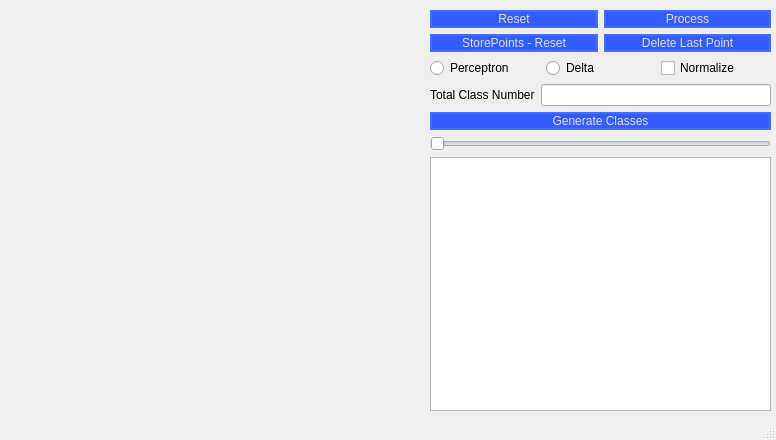
<?xml version="1.0" encoding="UTF-8"?>
<ui version="4.0">
 <class>MainWindow</class>
 <widget class="QMainWindow" name="MainWindow">
  <property name="geometry">
   <rect>
    <x>0</x>
    <y>0</y>
    <width>776</width>
    <height>440</height>
   </rect>
  </property>
  <property name="sizePolicy">
   <sizepolicy hsizetype="Preferred" vsizetype="Preferred">
    <horstretch>0</horstretch>
    <verstretch>0</verstretch>
   </sizepolicy>
  </property>
  <property name="minimumSize">
   <size>
    <width>776</width>
    <height>440</height>
   </size>
  </property>
  <property name="maximumSize">
   <size>
    <width>776</width>
    <height>440</height>
   </size>
  </property>
  <property name="windowTitle">
   <string>MainWindow</string>
  </property>
  <property name="styleSheet">
   <string notr="true">QPushButton{
  color: #dddddd;
  background-color: #335dff;
  border: 2px solid #476dff;
  border-radius: 10px;
}

QPushButton:hover {
	background-color: #1b4fdd
}

QPushButton:pressed {
	background-color: #476dff;
}
</string>
  </property>
  <widget class="QWidget" name="centralwidget">
   <widget class="QWidget" name="layoutWidget">
    <property name="geometry">
     <rect>
      <x>430</x>
      <y>10</y>
      <width>341</width>
      <height>401</height>
     </rect>
    </property>
    <layout class="QVBoxLayout" name="verticalLayout_6">
     <item>
      <layout class="QVBoxLayout" name="verticalLayout">
       <item>
        <layout class="QHBoxLayout" name="horizontalLayout">
         <item>
          <widget class="QPushButton" name="pushButtonReset">
           <property name="text">
            <string>Reset</string>
           </property>
          </widget>
         </item>
         <item>
          <widget class="QPushButton" name="pushButtonProcess">
           <property name="text">
            <string>Process</string>
           </property>
          </widget>
         </item>
        </layout>
       </item>
       <item>
        <layout class="QHBoxLayout" name="horizontalLayout_3">
         <item>
          <widget class="QPushButton" name="pushButtonStorePointsReset">
           <property name="text">
            <string>StorePoints - Reset</string>
           </property>
          </widget>
         </item>
         <item>
          <widget class="QPushButton" name="pushButtonDeleteLastPoint">
           <property name="text">
            <string>Delete Last Point</string>
           </property>
          </widget>
         </item>
        </layout>
       </item>
      </layout>
     </item>
     <item>
      <layout class="QHBoxLayout" name="horizontalLayout_2">
       <item>
        <widget class="QRadioButton" name="radioButtonPerceptron">
         <property name="text">
          <string>Perceptron</string>
         </property>
        </widget>
       </item>
       <item>
        <widget class="QRadioButton" name="radioButtonDelta">
         <property name="text">
          <string>Delta</string>
         </property>
        </widget>
       </item>
       <item>
        <widget class="QCheckBox" name="checkBoxNormalize">
         <property name="text">
          <string>Normalize</string>
         </property>
        </widget>
       </item>
      </layout>
     </item>
     <item>
      <layout class="QVBoxLayout" name="verticalLayout_5">
       <item>
        <layout class="QVBoxLayout" name="verticalLayout_2">
         <item>
          <layout class="QHBoxLayout" name="horizontalLayout_6">
           <item>
            <layout class="QVBoxLayout" name="verticalLayout_3">
             <item>
              <widget class="QLabel" name="labelClass">
               <property name="text">
                <string>Total Class Number</string>
               </property>
              </widget>
             </item>
            </layout>
           </item>
           <item>
            <layout class="QVBoxLayout" name="verticalLayout_4">
             <item>
              <widget class="QLineEdit" name="lineEditClass">
               <property name="layoutDirection">
                <enum>Qt::LeftToRight</enum>
               </property>
               <property name="alignment">
                <set>Qt::AlignRight|Qt::AlignTrailing|Qt::AlignVCenter</set>
               </property>
              </widget>
             </item>
            </layout>
           </item>
          </layout>
         </item>
         <item>
          <widget class="QPushButton" name="pushButtonGenerateClasses">
           <property name="text">
            <string>Generate Classes</string>
           </property>
          </widget>
         </item>
         <item>
          <widget class="QSlider" name="horizontalSliderZoom">
           <property name="minimum">
            <number>1</number>
           </property>
           <property name="orientation">
            <enum>Qt::Horizontal</enum>
           </property>
          </widget>
         </item>
         <item>
          <widget class="QListWidget" name="listWidget"/>
         </item>
        </layout>
       </item>
      </layout>
     </item>
    </layout>
   </widget>
   <widget class="QWidget" name="verticalLayoutWidget">
    <property name="geometry">
     <rect>
      <x>10</x>
      <y>10</y>
      <width>400</width>
      <height>400</height>
     </rect>
    </property>
    <layout class="QVBoxLayout" name="verticalLayoutCoorBox">
     <property name="spacing">
      <number>0</number>
     </property>
     <property name="sizeConstraint">
      <enum>QLayout::SetDefaultConstraint</enum>
     </property>
    </layout>
   </widget>
  </widget>
  <widget class="QMenuBar" name="menubar">
   <property name="geometry">
    <rect>
     <x>0</x>
     <y>0</y>
     <width>776</width>
     <height>22</height>
    </rect>
   </property>
  </widget>
  <widget class="QStatusBar" name="statusbar"/>
 </widget>
 <resources/>
 <connections/>
</ui>
